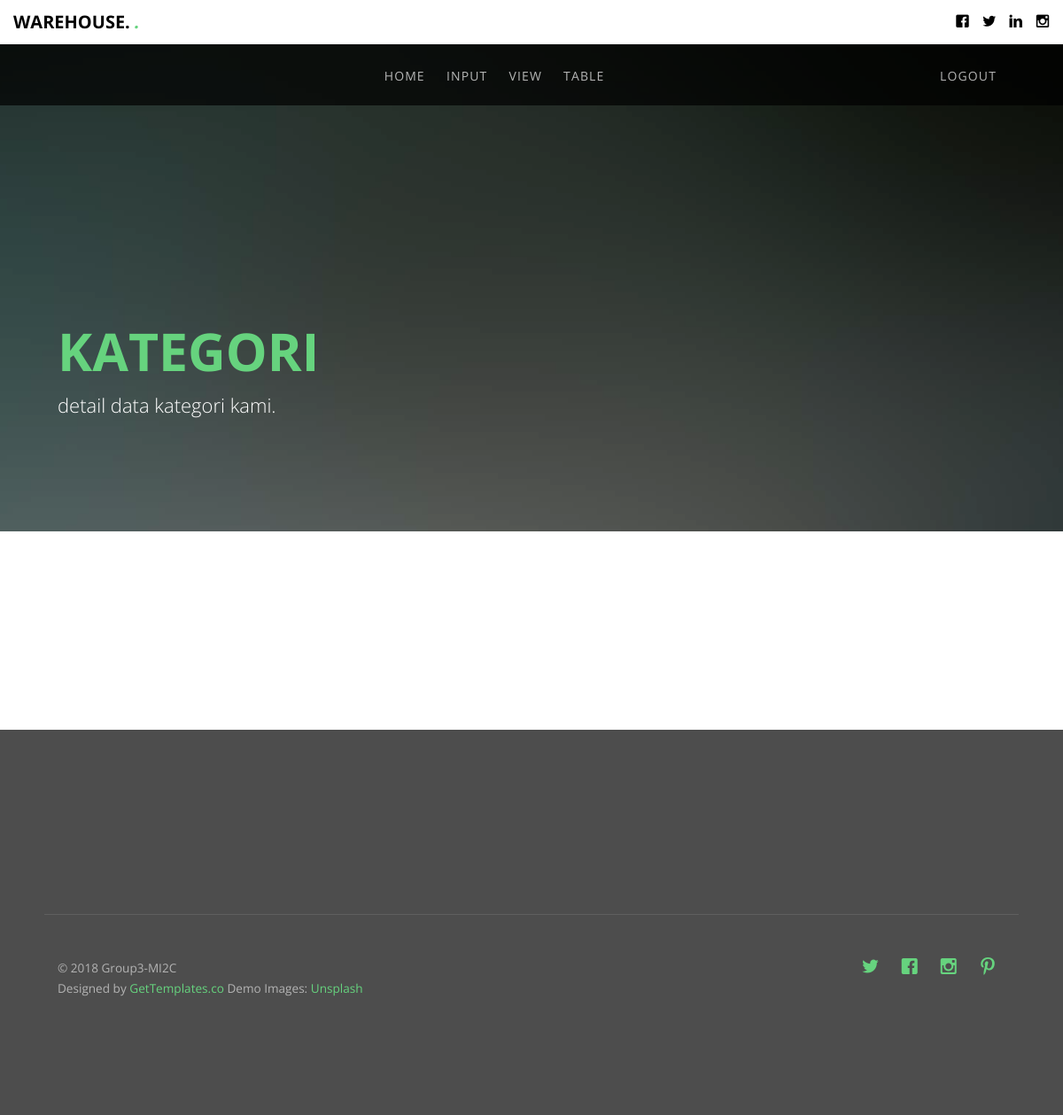
The page /index.php/welcome/kategori on the database as committed earlier.
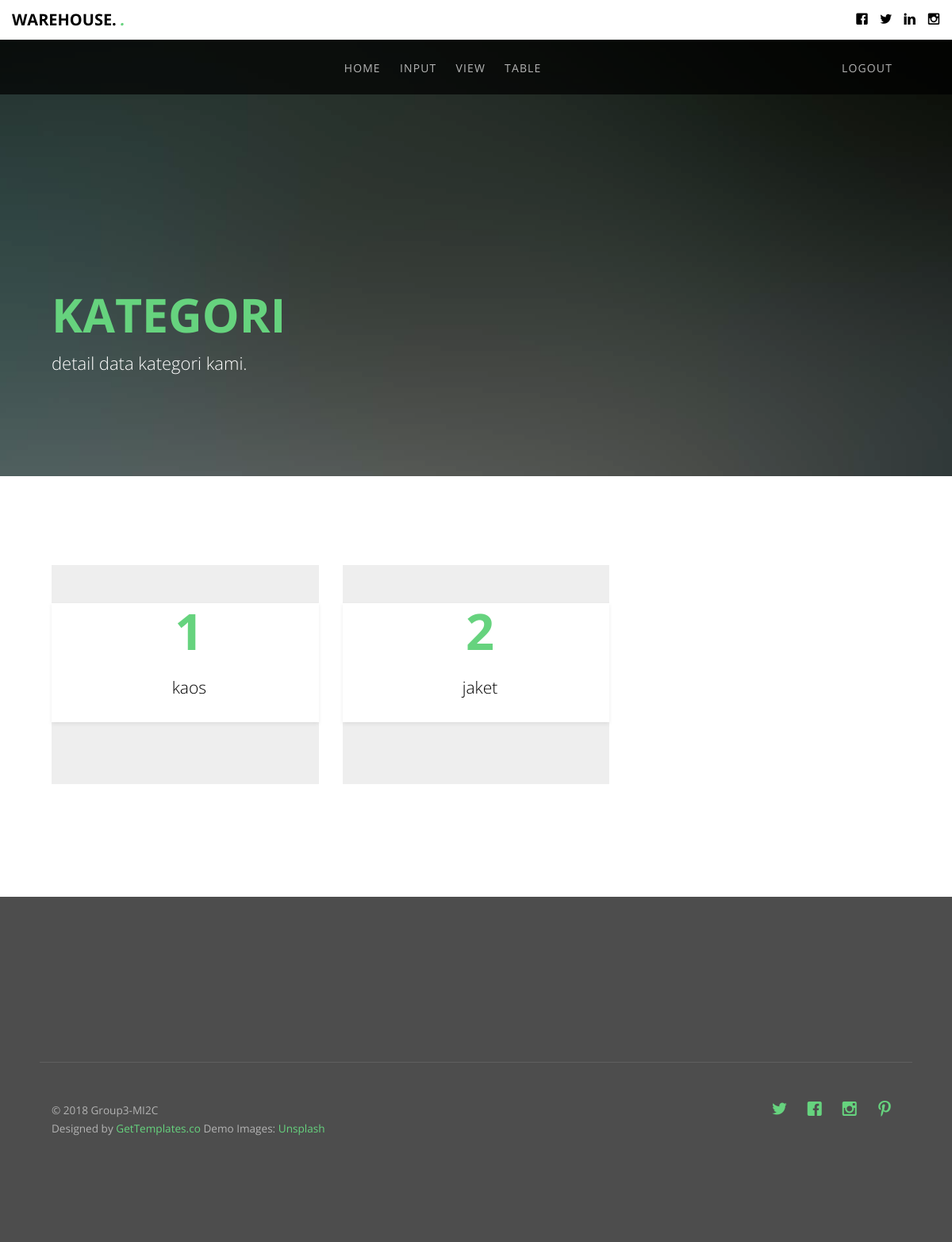
The same page on the database as committed later.
### tables this page shows
CREATE TABLE `kategori` (
  `id_kategori` int(11) NOT NULL,
  `nama` varchar(50) NOT NULL
);

### application/controllers/Welcome.php (called while the page is built, shortened)
<?php
class Welcome extends CI_Controller {
	public function __construct()
	{
		$this->load->helper('url');
        $this->load->helper('form');
        $this->load->helper('text');
		$this->load->model('Gudang_model');
		$this->load->helper(array('url_helper','date','file'));
	}
    public function kategori(){
        $data['Kategori'] = $this->Gudang_model->get_kategori();
        $this->load->view('admin/kategori', $data);
    }
}

### index.php (called while the page is built, shortened)
<?php
require_once BASEPATH.'core/CodeIgniter.php';

### application/models/Gudang_model.php (called while the page is built, shortened)
<?php
class Gudang_model extends CI_Model {
	public function get_kategori(){
		$query = $this->db->get('kategori');
		return $query->result();
	}
}
?>

### application/views/admin/kategori.php (the view, shortened to what this page needs)
	<header id="gtco-header" class="gtco-cover gtco-cover-sm" role="banner" style="background-image: url(http://localhost:8080/ci3-gudang/assets/images/img_bg_3.jpg)" data-stellar-background-ratio="0.5">
		<div class="overlay"></div>
		<div class="gtco-container">
			<div class="row row-mt-15em">
				<div class="col-md-7 mt-text text-left animate-box" data-animate-effect="fadeInUp">
					<h1><strong>Kategori</strong></h1>
					<h2>detail data kategori kami.</h2>
				</div>
			</div>
		</div>
	</header>
<div class="overflow-hid">
		<div class="gtco-section">
			<div class="gtco-container">
				<div class="row">
					<?php foreach ($Kategori as $row) { ?>
					<div class="col-lg-4 col-md-4 col-sm-6">
					<div class="jumbotron text-center responsive">
								<a href="<?php echo site_url('Welcome/detailkategori/'.$row->id_kategori)?>" class="gtco-card-item">
							<div class="gtco-text">
								<h1><strong><?php echo $row->id_kategori ?></strong></h1>
								<p><?php echo $row->nama ?></p>
							</div></a>
							</div>
					</div>
          <?php } ?>
				</div>
			</div>
		</div>

Rows that differ between the two databases and show on the page:
added kategori: id_kategori "1", nama "kaos"
added kategori: id_kategori "2", nama "jaket"
